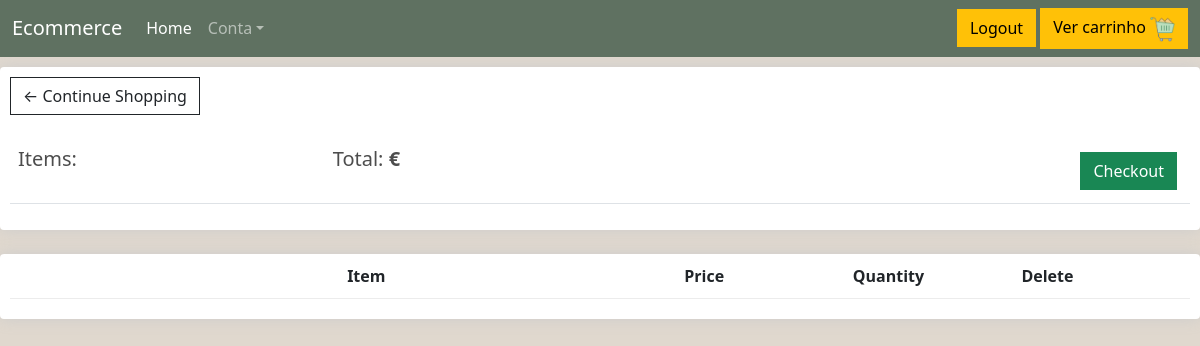
The page /cart/ (signed in) on the database as committed earlier.
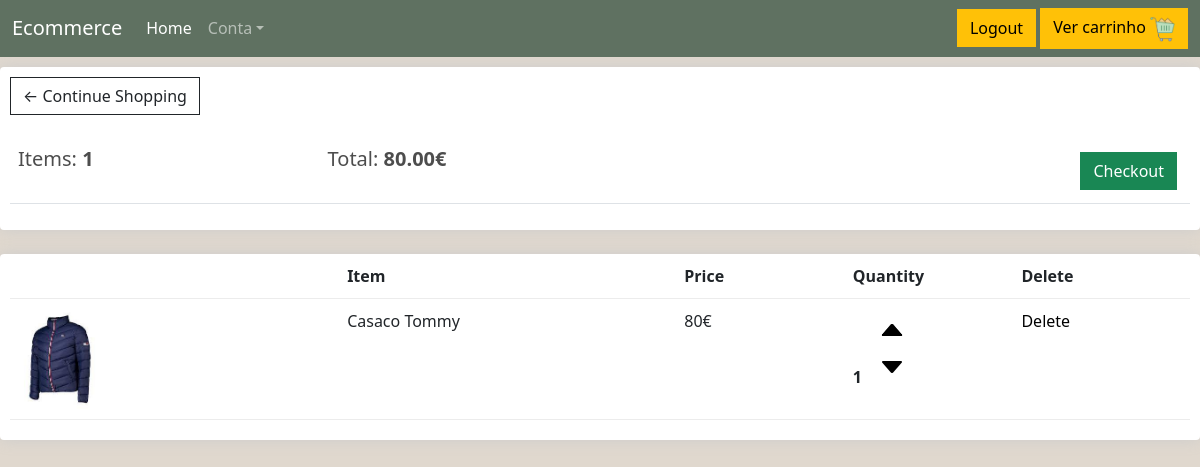
The same page on the database as committed later.
### loja/models.py (models this page shows, shortened)
class Cart(models.Model):
    cliente = models.ForeignKey(User, on_delete=models.CASCADE)
    produtos = models.ManyToManyField(Produto, through='ProdutoCarrinho')
    def valor_carrinho(self):
        lista_produtos = self.produtos.all()
        lista_info = ProdutoCarrinho.objects.filter(carrinho=self)
        iterar=zip(lista_produtos,lista_info)
        valor=0
        for produto,info in iterar:
            valor=valor+ (produto.preco*info.quantidade)
        return valor
    def items_carrinho(self):
        lista_info = ProdutoCarrinho.objects.filter(carrinho=self)
        val=0
        for quant in lista_info:
            val+=quant.quantidade
        return val

class ProdutoCarrinho(models.Model): # <--- through model
    produto = models.ForeignKey(Produto, on_delete=models.CASCADE)
    carrinho = models.ForeignKey(Cart, on_delete=models.CASCADE)
    quantidade = models.IntegerField()

class Produto(models.Model):
    preco = models.IntegerField()
    nome = models.CharField(max_length=100)
    descricao = models.CharField(max_length=300)
    personalizavel = models.BooleanField(default=False)
    pic = models.ImageField(upload_to='images', blank=True, null=True)
    seller = models.ForeignKey(Vendedor, on_delete=models.RESTRICT)

### loja/views.py (the view)
# urls.py: path('cart/',views.cart, name="cart"),
@login_required(login_url='loja:login1')
def cart(request):
    isVendedor = Vendedor.isVendedor(request.user)
    try:
        carrinho = Cart. objects.get(cliente=request.user)
        pr = ProdutoCarrinho.objects.filter(carrinho=carrinho)
        produtos = zip(carrinho.produtos.all(), pr)
        return render(request, 'loja/cart.html', {'carrinho':carrinho ,'produtos':produtos,'isvender':isVendedor})
    except Cart.DoesNotExist:
        return render(request, 'loja/cart.html',{'isvender': isVendedor})

### loja/models.py (called while the page is built)
    def isVendedor(user):
        return Vendedor.objects.filter(who=user).exists() if (user.is_authenticated) else False

### loja/templates/loja/cart.html (shortened to what this page needs)
{% extends 'loja/main.html' %}
{% load static %}
{% block css %}
<link rel="stylesheet" type="text/css" href="{% static 'css/base.css' %}">
{% endblock css %}
{% block content %}
	<div class="row">
		<div class="col-lg-12">
			<div class="box-element">
				<a  class="btn btn-outline-dark" href="{% url 'loja:loja' %}">&#x2190; Continue Shopping</a>
				<br>
				<br>
				<table class="table">
					<tr>
						<th><h5>Items: <strong>{{ carrinho.items_carrinho }}</strong></h5></th>
						<th><h5>Total:<strong> {{carrinho.valor_carrinho |floatformat:2}}€</strong></h5></th>
						<th>
							<a  style="float:right; margin:5px;" class="btn btn-success" href="{% url 'loja:checkout' %}">Checkout</a>
						</th>
					</tr>
				</table>
			</div>
			<br>
			<div class="box-element">
				<div class="cart-row">
					<div style="flex:2"></div>
					<div style="flex:2"><strong>Item</strong></div>
					<div style="flex:1"><strong>Price</strong></div>
					<div style="flex:1"><strong>Quantity</strong></div>
					<div style="flex:1"><strong>Delete</strong></div>
				</div>
				{% for produto,info in produtos  %}
				<div class="cart-row">
					<div style="flex:2"><img class="row-image" src="{{produto.pic}}"></div>
					<div style="flex:2"><p>{{produto.nome.title}}</p></div>
					<div style="flex:1"><p> {{produto.preco}}€ </p></div>
					<div style="flex:1">
						<p class="quantity">{{info.quantidade}}</p>
						<div class="quantity">
							<a href="{% url 'loja:add_cart' produto.id %}"> <img style="width: 2em; object-fit: cover;  transform: scale(1.03);" class="chg-quantity update-cart "  src="{% static  'images/arrow-up.png' %}"> </a>
							<a href="{% url 'loja:remove_one' produto.id %}"><img style="width: 2em;" class="chg-quantity update-cart" src="{% static  'images/arrow-down.png' %}"></a>
						</div>
					</div>
					<div style="flex:1"><a href="{% url 'loja:remove_cart' produto.id %}">Delete </a></div>
				</div>
				{% endfor %}
			</div>
		</div>
	</div>
{% endblock content %}

Rows that differ between the two databases and show on the page:
added Cart: items_carrinho "1", valor_carrinho "80.00"
now on this page (row unchanged): Produto: pic (picture), nome "Casaco Tommy", preco "80", quantidade "1"
